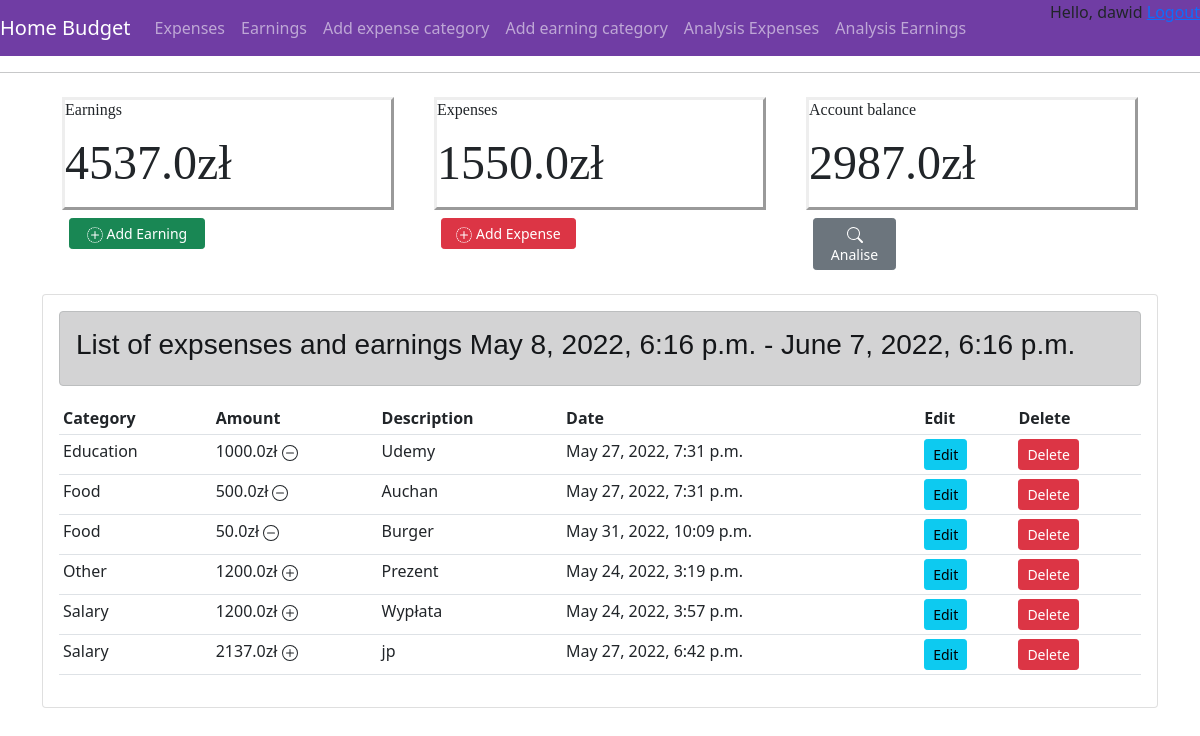
The app's page / (signed in) with its own data.
### budget/models.py (models this page shows, shortened)
class Expenses(models.Model):
    user_custom = models.ForeignKey(User,on_delete=models.CASCADE,null=True)
    amount_expenses = models.FloatField()
    date = models.DateTimeField(auto_now_add=True,null=True)
    description = models.CharField(max_length=150,blank=True,null=True)
    category = models.ForeignKey(Expenses_category,on_delete=models.CASCADE,null=True)

class Expenses_category(models.Model):
    name = models.CharField(max_length=200, null=True)

class Earnings(models.Model):
    user_custom = models.ForeignKey(User,on_delete=models.CASCADE,null=True)
    amount_earnings = models.FloatField(null=True)
    date = models.DateTimeField(auto_now_add=True,null=True)
    description = models.CharField(max_length=150,blank=True,null=True)
    category = models.ForeignKey(Earnings_category,on_delete=models.CASCADE,null=True)

class Earnings_category(models.Model):
    name = models.CharField(max_length=200, null=True)
    def __str__(self):
        return self.name

### budget/views.py (the view)
# urls.py: path('', views.budget_view,name="budget_view"),
@login_required(login_url='login')
def budget_view(request):
    current_user = request.user.id
    last_month = datetime.now() - timedelta(days=30)
    now = datetime.now()
    expenses = Expenses.objects.filter(date__range=[last_month,now]).filter(user_custom_id=current_user)
    earnings = Earnings.objects.filter(date__range=[last_month,now]).filter(user_custom_id=current_user)
    total_amount_expenses = 0
    total_amount_earnings = 0
    for expense in expenses:
        total_amount_expenses += expense.amount_expenses
    for earning in earnings:
        total_amount_earnings += earning.amount_earnings
    bilance = total_amount_earnings - total_amount_expenses
    context = {'expenses': expenses,'earnings': earnings,
               'total_amount_expenses': total_amount_expenses,
               'total_amount_earnings': total_amount_earnings,
               'bilance': bilance, 'last_month': last_month,'now': now,'filter':filter}
    return render(request,"main/budget.html",context)

### budget/templates/main/budget.html (shortened to what this page needs)
{% extends 'main/main.html' %}
{% load static %}
{% block content %}
    <div class="container">
        <div class="section section-stats">
            <div class="row">
                <div class="col 14">
                    <div class="card-panel">
                        <h6 style="font-family:Bahnschrift">Earnings</h6>
                        <h1 style="font-family:Carlito">{{total_amount_earnings}}zł</h1>
                    </div>
                    <a href="{% url 'create_earning' %}">
                    <button id="btn-earning" class="btn btn-success btn-sm">
                    Add Earning</button>
                    </a>
                </div>
                <div class="col 14">
                    <div class="card-panel">
                        <h6 style="font-family:Bahnschrift">Expenses</h6>
                        <h1 style="font-family:Carlito" >{{total_amount_expenses}}zł</h1>
                    </div>
                    <a href="{% url 'create_expense' %}">
                     <button id="btn-expense"class="btn btn-danger btn-sm">
                    Add Expense</button>
                    </a>
                </div>
                <div class="col 14">
                    <div class="card-panel">
                        <h6 style="font-family:Bahnschrift">Account balance</h6>
                        <h1 style="font-family:Carlito">{{bilance}}zł</h1>
                    </div>
                    <a href="{% url 'analise' %}">
                        <button id="btn-acc" class="btn btn-secondary btn-sm">
                    Analise</button>
                    </a>
                </div>
            </div>
        </div>
    </div>
<br>
<div class="row">
    <div class="col-md">
        <div class="card card-body">
            <div class="alert alert-dark" role="alert">
                <h3 style="font-family: 'Poppins', sans-serif;">List of expsenses and earnings {{last_month}}  - {{now}}</h3>
            </div>
            <table class="table table-sm">
                <tr>
                    <th>Category</th>
                    <th>Amount</th>
                    <th>Description</th>
                    <th>Date</th>
                    <th>Edit</th>
                    <th>Delete</th>
                </tr>
                {% for i in expenses  %}
                    <tr>
                        <td>{{i.category.name}}</td>
                        <td>{{i.amount_expenses}}zł <svg xmlns="http://www.w3.org/2000/svg" width="16" height="16" fill="currentColor" class="bi bi-dash-circle" viewBox="0 0 16 16">
  <path d="M8 15A7 7 0 1 1 8 1a7 7 0 0 1 0 14zm0 1A8 8 0 1 0 8 0a8 8 0 0 0 0 16z"/>
  <path d="M4 8a.5.5 0 0 1 .5-.5h7a.5.5 0 0 1 0 1h-7A.5.5 0 0 1 4 8z"/>
</svg></td>
                        <td>{{i.description}}</td>
                        <td>{{i.date}}</td>
                        <td><a class="btn btn-sm btn-info" href="{% url 'update_expense' i.id %}">Edit</a></td>
                        <td><a class="btn btn-sm btn-danger" href="{% url 'delete_expense' i.id %}">Delete</a></td>
                    </tr>
                {% endfor %}
                {% for i in earnings  %}
                    <tr>
                        <td>{{i.category}}</td>
                        <td>{{i.amount_earnings}}zł </td>
                        <td>{{i.description}}</td>
                        <td>{{i.date}}</td>
                        <td><a class="btn btn-sm btn-info" href="{% url 'update_earning' i.id %}">Edit</a></td>
                        <td><a class="btn btn-sm btn-danger" href="{% url 'delete_earning' i.id %}">Delete</a></td>
                    </tr>
                {% endfor %}
            </table>
        </div>
    </div>
</div>
{% endblock content %}

### budget/templates/main/main.html (shortened to what this page needs)
<!DOCTYPE html>
{% load static %}
<html>
<head>
    <link href="https://cdn.jsdelivr.net/npm/bootstrap@5.1.3/dist/css/bootstrap.min.css" rel="stylesheet"
>
    <link rel="stylesheet" type="text/css" href="{% static 'css/main.css' %}">
</head>
<body>
    <nav class="navbar navbar-expand-lg navbar-dark bg-dark">
      <a class="navbar-brand" href="{% url 'budget_view' %}">Home Budget</a>
      <div class="collapse navbar-collapse" id="navbarNavAltMarkup">
        <div class="navbar-nav">
          <a class="nav-item nav-link" href="{% url 'create_expense' %}">Expenses </a>
          <a class="nav-item nav-link" href="{% url 'create_earning' %}">Earnings</a>
          <a class="nav-item nav-link" href="{% url 'create_expense_category' %}">Add expense category</a>
          <a class="nav-item nav-link" href="{% url 'create_earning_category' %}">Add earning category</a>
          <a class="nav-item nav-link" href="{% url 'analise' %}">Analysis Expenses</a>
          <a class="nav-item nav-link" href="{% url 'analise_earnings' %}">Analysis Earnings</a>
        </div>
          <div id="logout">
              <span>Hello, {{request.user}} </span>
              <span><a href="{% url 'logout' %}"> Logout</a></span>
            </div>
      </div>
    </nav>
    <hr>
    <div class="container">
        {% block content %}
        {% endblock content %}
    </div>
</body>
</html>

### budget/static/css/main.css (style rules this page uses)
body { background-color: white; }
#logout { position:absolute; top:0; right:0; }
#btn-expense { width: 135px; margin-left: 15px; margin-bottom: 0px; }
#btn-earning { width: 136px; margin-left: 15px; margin-bottom: 0px; }
#btn-acc { width: 83px; margin-left: 15px; margin-bottom: 0px; }
.bg-dark { background-color: #703da4!important; }
.section-stats h1 { font-size: 4vw; margin: 15px 0px; }
.card-panel { background-color: white; border-style: outset; margin: 15px; }
.section-stats .card-panel { margin: 8px; }

### records on screen
Expenses: category.name "Education", amount_expenses "1000.0", description "Udemy", date "May 27, 2022, 7:31 p.m."
Expenses: category.name "Food", amount_expenses "500.0", description "Auchan", date "May 27, 2022, 7:31 p.m."
Expenses: category.name "Food", amount_expenses "50.0", description "Burger", date "May 31, 2022, 10:09 p.m."
Earnings: category "Other", amount_earnings "1200.0", description "Prezent", date "May 24, 2022, 3:19 p.m."
Earnings: category "Salary", amount_earnings "1200.0", description "Wypłata", date "May 24, 2022, 3:57 p.m."
Earnings: category "Salary", amount_earnings "2137.0", description "jp", date "May 27, 2022, 6:42 p.m."

### other values on screen
{{ request.user }} "dawid"
{{ total_amount_earnings }} "4537.0"
{{ total_amount_expenses }} "1550.0"
{{ bilance }} "2987.0"
